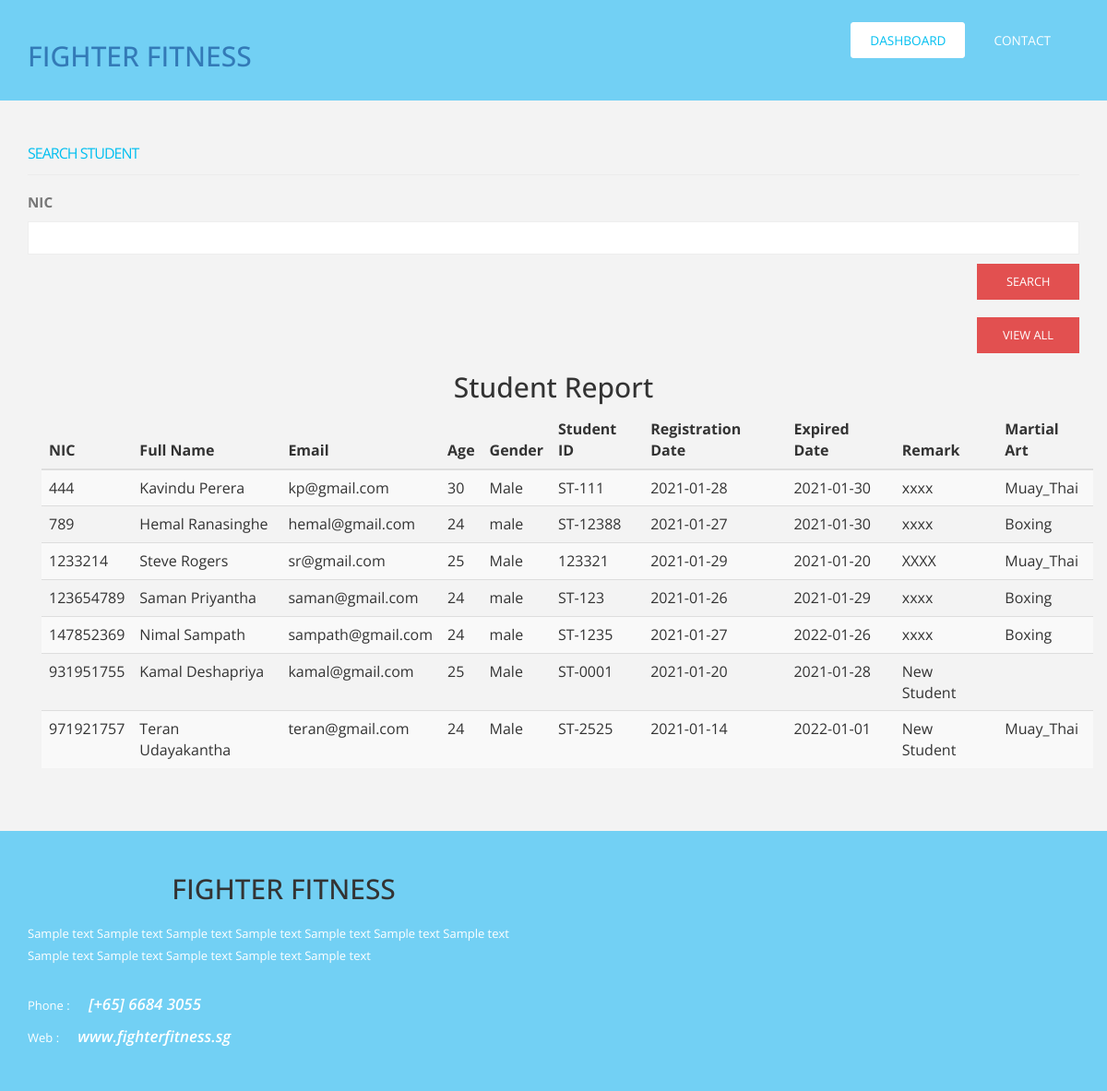
The app's page /student_report.php with its own data.
### tables this page shows
CREATE TABLE `tblstudent` (
  `NIC` int(9) NOT NULL,
  `First_Name` varchar(50) NOT NULL,
  `Last_Name` varchar(50) NOT NULL,
  `Email` varchar(50) NOT NULL,
  `Age` int(2) NOT NULL,
  `Gender` varchar(10) NOT NULL,
  `Student_Id` varchar(10) NOT NULL,
  `Registration_date` date NOT NULL,
  `ExpireDate` date NOT NULL,
  `Remark` varchar(100) NOT NULL,
  `martial_art` varchar(80) NOT NULL,
  `Password` varchar(20) DEFAULT NULL,
  `Package` varchar(50) NOT NULL
);

### student_report.php (the view, shortened to what this page needs)
<?php
include_Once('./dbcon.php');
?>
<!DOCTYPE HTML>
<html>
<head>
<link href="css/bootstrap.css" rel='stylesheet' type='text/css' />
<link rel="stylesheet" href="https://maxcdn.bootstrapcdn.com/bootstrap/3.4.1/css/bootstrap.min.css">
<link href="css/style.css" rel='stylesheet' type='text/css' />
</head>
<body>
    <div class="menu">
	  <div class="container">
		 <div class="logo">
			<a href="index.php"><H2>FIGHTER FITNESS</H2></a>
		 </div>
		 <div class="h_menu4">
			 <ul class="nav">
			   <li class="active"><a href="admin_Dashboard.php">Dashboard</a></li>
			   <li><a href="contact.php">Contact</a></li>
			 </ul>
		  </div>
	  </div>
	</div>
        <div class="main">
          <div class="register-grids">
          	<div class="container">
          		<h4 class="title">Search Student</h4>
					<div id="loginbox" class="loginbox">
						<form action="" method="post" name="search" id="login-form">
						  <fieldset class="input">
						    <p id="searcht">
						      <label for="NIC"><b>NIC</b></label>
						      <input id="nic" type="text" name="nic" class="inputbox" size="18" autocomplete="off" >
						    </p>
						    	<input type="submit" name="submit" class="button" value=" Search ">
						    <div class="remember">
							    <input type="submit" name="view" class="button" value="View All" onclick="window.location.href='teacher_report.php';">
							</div>
						  </fieldset>
						</form>
					</div>
          		<?php
					echo '<h2 align="center">Student Report</h2>';
					echo '<div class="container">
						  <table class="table table-striped" align="center">
						    <thead>
						      <tr>
						        <th>NIC</th>
						        <th>Full Name</th>
						        <th>Email</th>
						        <th>Age</th>
						        <th>Gender</th>
						        <th>Student ID</th>
						        <th>Registration Date</th>
						        <th>Expired Date</th>
						        <th>Remark</th>
						        <th>Martial Art</th>
						      </tr>
						    </thead>
						    <tbody>'
					      ;
					      if(isset($_POST['submit'])){
					      	$Tnic = $_POST['nic'];
							$query = "SELECT * FROM tblstudent WHERE NIC= $Tnic";
							if ($result = mysqli_query($con,$query)) {
							    while ($row = $result->fetch_assoc()) {
							        $NIC = $row["NIC"];
							        $Name = $row["First_Name"].' '.$row["Last_Name"];
							        $email = $row["Email"];
							        $age = $row["Age"];
							        $gender = $row["Gender"];
							        $studentid = $row["Student_Id"];
							        $rdate = $row["Registration_date"];
							        $edate = $row["ExpireDate"];
							        $remark = $row["Remark"];
							        $art = $row["martial_art"];
					        		echo '<tr>
					                <td>'.$NIC.'</td>
					                <td>'.$Name.'</td>
					                <td>'.$email.'</td>
					                <td>'.$age.'</td>
					                <td>'.$gender.'</td>
					                <td>'.$studentid.'</td>
					                <td>'.$rdate.'</td>
					                <td>'.$edate.'</td>
					                <td>'.$remark.'</td>
					                <td>'.$art.'</td>
					              </tr>';
					    }
					    $result->free();
					}
				}
				else{
					$query1 = "SELECT * FROM tblstudent ";
					if ($result = mysqli_query($con,$query1)) {
						while ($row = $result->fetch_assoc()) {
							$NIC = $row["NIC"];
							$Name = $row["First_Name"].' '.$row["Last_Name"];
							$email = $row["Email"];
							$age = $row["Age"];
							$gender = $row["Gender"];
							$studentid = $row["Student_Id"];
							$rdate = $row["Registration_date"];
							$edate = $row["ExpireDate"];
							$remark = $row["Remark"];
							$art = $row["martial_art"];
							echo '<tr>
					        <td>'.$NIC.'</td>
					        <td>'.$Name.'</td>
					        <td>'.$email.'</td>
					        <td>'.$age.'</td>
					        <td>'.$gender.'</td>
					        <td>'.$studentid.'</td>
					        <td>'.$rdate.'</td>
					        <td>'.$edate.'</td>
					        <td>'.$remark.'</td>
					        <td>'.$art.'</td>
					      </tr>';
						}
					}
				}
			echo '</tbody>';
			echo '</table>';
			echo '</div>' ;
			?>
				</div>
				</div>
         </div>
         <div class="footer-bottom">
		   <div class="container">
		 	 <div class="row section group">
				<div class="col-md-6">
					<div class="f-logo">
						<H2>FIGHTER FITNESS</H2>
					</div>
					<p class="m_9">Sample text Sample text Sample text Sample text Sample text Sample text Sample text Sample text Sample text Sample text Sample text Sample text</p>
					<p class="address">Phone : &nbsp;&nbsp;&nbsp;&nbsp;&nbsp;<span class="m_10">[+65] 6684 3055</span></p>
					<p class="address">Web : &nbsp;&nbsp;&nbsp;&nbsp;&nbsp;<span class="m_10">www.fighterfitness.sg</span></p>
				</div>
	  		  </div>
		 	</div>
		 </div>
</body>
</html>

### css/style.css (style rules this page uses)
html, body { font-family: 'Open Sans', sans-serif; background: #F3F3F3; font-size: 100%; }
body a { transition: 0.5s all; -webkit-transition: 0.5s all; -moz-transition: 0.5s all; -o-transition: 0.5s all; }
.menu { padding: 2% 0 1.8% 0; background: #72D0F4; z-index: 9999; width: 100%; clear: both; }
.logo { float:left; }
.h_menu4 { float:right; }
.nav { list-style: none; *zoom: 1; }
.nav:before, .nav:after { content: " "; display: table; }
.nav:after { clear: both; }
.nav li a { display: block; padding:9px 20px; color: #fff; font-size:0.85em; text-transform:uppercase; font-weight:400; margin-right: 10px; border:1px solid #72D0F4; }
.nav li { position: relative; }
.nav li.active a, .nav li a:hover { border:1px solid #fff; border-radius:3px; -webkit-border-radius:3px; -moz-border-radius:3px; -o-border-radius:3px; -webkit-transition: all 0.3s ease-out; -moz-transition: all 0.3s ease-out; -ms-transition: all 0.3s ease-out; -o-transition: all 0.3s ease-out; transition: all 0.3s ease-out; background:#fff; color:#00BFF0; }
.nav > li { float: left; }
.footer-bottom { background:#72d0f4; padding:3% 0; }
.f-logo { text-align: center; margin-top: -10px; padding-bottom: 2%; }
p.m_9 { color:#fff; font-size:0.8125em; line-height:1.8em; margin-bottom: 5%; }
p.address { color:#fff; font-size:0.8125em; line-height:1.5em; }
span.m_10 { font-style:italic; font-size:1.3em; font-weight:600; line-height: 1.5em; }
h4.title { color: #00BFF0; margin-bottom: 0.5em; font-size: 1em; line-height: 1.2; font-weight: normal; margin-top: 0px; letter-spacing: -1px; text-transform: uppercase; border-bottom: 1px solid #ECECEC; padding-bottom: 13px; }
#login-form label { color: #777; line-height: 2.8em; font-size: 0.95em; font-weight: 400; margin: 0; display: block; }
input.inputbox, input.required, div.k2AccountPage input[type="text"] { background: #FFF; outline-color: #00BFF0; border: 1px solid #EEE; color: inherit; padding: 7px 20px; width: 100%; font-family: 'Open Sans', sans-serif; font-size: 0.85em; }
.remember { margin-top: 6%; }
fieldset.input input[type="submit"] { background: #00BFF0; border: none; color: #FFF; padding: 10px 30px; cursor: pointer; float: right; font-family: 'Open Sans', sans-serif; outline: none; font-size:1em; }
.register-grids form input[type="submit"] { background:#E25050; color: #FFF; font-size: 0.8em; padding:0.8em 2.2em; border:none; transition: 0.5s all; -webkit-transition: 0.5s all; -moz-transition: 0.5s all; -o-transition: 0.5s all; display: inline-block; font-family: 'Open Sans', sans-serif; cursor: pointer; outline: none; text-transform: uppercase; }
.register-grids { padding:4% 0; }

### records on screen
tblstudent: NIC "444", Name "Kavindu Perera", Email "kp@gmail.com", Age "30", Gender "Male", Student_Id "ST-111", Registration_date "2021-01-28", ExpireDate "2021-01-30", Remark "xxxx", martial_art "Muay_Thai"
tblstudent: NIC "789", Name "Hemal Ranasinghe", Email "hemal@gmail.com", Age "24", Gender "male", Student_Id "ST-12388", Registration_date "2021-01-27", ExpireDate "2021-01-30", Remark "xxxx", martial_art "Boxing"
tblstudent: NIC "1233214", Name "Steve Rogers", Email "sr@gmail.com", Age "25", Gender "Male", Student_Id "123321", Registration_date "2021-01-29", ExpireDate "2021-01-20", Remark "XXXX", martial_art "Muay_Thai"
tblstudent: NIC "123654789", Name "Saman Priyantha", Email "saman@gmail.com", Age "24", Gender "male", Student_Id "ST-123", Registration_date "2021-01-26", ExpireDate "2021-01-29", Remark "xxxx", martial_art "Boxing"
tblstudent: NIC "147852369", Name "Nimal Sampath", Email "sampath@gmail.com", Age "24", Gender "male", Student_Id "ST-1235", Registration_date "2021-01-27", ExpireDate "2022-01-26", Remark "xxxx", martial_art "Boxing"
tblstudent: NIC "931951755", Name "Kamal Deshapriya", Email "kamal@gmail.com", Age "25", Gender "Male", Student_Id "ST-0001", Registration_date "2021-01-20", ExpireDate "2021-01-28", Remark "New Student"
tblstudent: NIC "971921757", Name "Teran Udayakantha", Email "teran@gmail.com", Age "24", Gender "Male", Student_Id "ST-2525", Registration_date "2021-01-14", ExpireDate "2022-01-01", Remark "New Student", martial_art "Muay_Thai"
